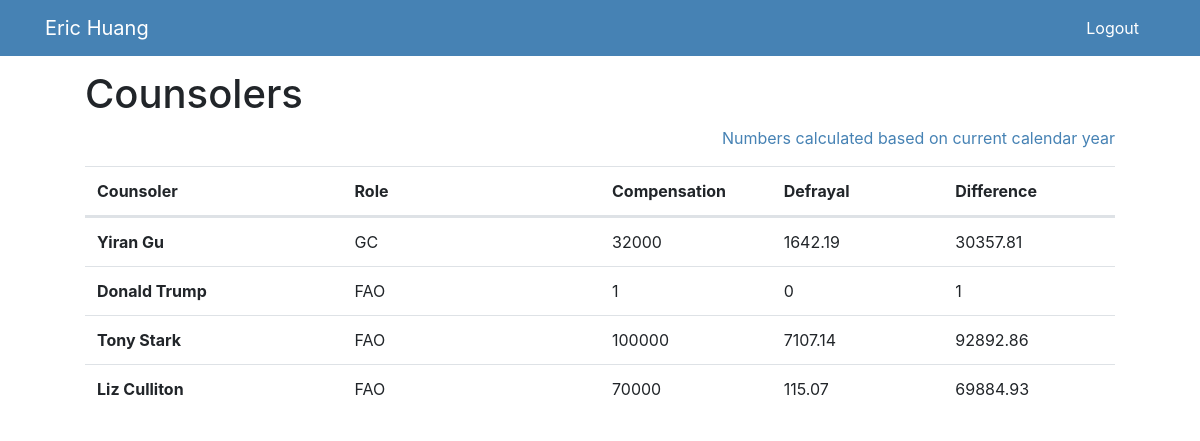
The app's page / (signed in) with its own data.
### costcomp/models.py (models this page shows, shortened)
class Counsoler(models.Model):
    COUNSOLER_LEVEL = (
        ('GC', 'Grauate Coach'),
        ('FAO', 'Former Admissions Officer')
    )
    first = models.CharField(max_length=64)
    last = models.CharField(max_length=64)
    salary = models.IntegerField()
    guaranteed = models.IntegerField()
    level = models.CharField(max_length=3, choices=COUNSOLER_LEVEL, default='GC', blank=False)
    @property
    def total(self):
        return self.salary + self.guaranteed
    @property
    def curYearCost(self):
        startDate = date(date.today().year, 1, 1)
        endDate = date(date.today().year, 12, 31)
        if self.level == 'FAO':
            enrollments = Enrollment.objects.filter(fao__id=self.id, packStart__lt=endDate, packEnd__gt=startDate)
        elif self.level == 'GC':
            enrollments = Enrollment.objects.filter(gc__id=self.id, packStart__lt=endDate, packEnd__gt=startDate)
        totalCost = 0
        for enrollment in enrollments:
            enrollment.var = enrollment.cost(self, startDate, endDate)
            totalCost += enrollment.var
        return totalCost
    @property
    def compDefrDiff(self):
        return self.total - self.curYearCost

class Enrollment(models.Model):
    GC_Cost = 50    #GC hourly cost
    FAO_Cost = 100   #FAO hourly cost
    students = models.ManyToManyField(Student, related_name='enrollments')
    fao = models.ForeignKey(Counsoler, on_delete=models.PROTECT, related_name='faoEnrollments', limit_choices_to={'level':'FAO'}, blank=True, null=True)
    gc = models.ForeignKey(Counsoler, on_delete=models.PROTECT, related_name='gcEnrollments', limit_choices_to={'level':'GC'}, blank=True, null=True)
    package = models.ForeignKey(Package, on_delete=models.PROTECT, related_name='enrollments')
    packStart = models.DateField(default=date.today, blank=False)  #need enforce endDate no earlier than start
    packEnd = models.DateField(default=enddate_default, blank=False)
    faoStart = models.DateField(default=date.today, blank=True, null=True)
    faoEnd = models.DateField(default=enddate_default, blank=True, null=True)
    gcStart = models.DateField(default=date.today, blank=True, null=True)
    gcEnd = models.DateField(default=enddate_default, blank=True, null=True)
    var = models.FloatField(blank=True, null=True) #temprarily store enrollment instance cost to render on the webpage
    def cost(self, counsoler, startDate, endDate):
        packStart = self.packStart
        packEnd = self.packEnd
        if counsoler.level == 'GC':
            if self.gcEnd <= startDate or self.gcStart >= endDate:
                return 0
            else:
                gcStart = max(self.gcStart, startDate)
                gcEnd = min(self.gcEnd, endDate)
            if not self.package.courseHours:
                courseHours = 0
                studentCount = 1
            elif not self.fao:
                courseHours = self.package.courseHours
                studentCount = self.students.count()
            else:
                courseHours = 0
                studentCount = self.students.count()
            hours = self.package.gcHours * studentCount + courseHours
            cost = counsolerCost(self.GC_Cost, hours, gcStart, gcEnd, packStart, packEnd)
            return round(cost,2)
        elif counsoler.level == 'FAO':
            if self.faoEnd <= startDate or self.faoStart >= endDate:
                return 0
            else:
                faoStart = max(self.faoStart, startDate)
                faoEnd = min(self.faoEnd, endDate)
            if not self.package.courseHours:
               courseHours = 0
               studentCount = 1
            else:
               courseHours = self.package.courseHours
               studentCount = self.students.count()
            hours = self.package.faoHours * studentCount + courseHours
            cost = counsolerCost(self.FAO_Cost, hours, faoStart, faoEnd, packStart, packEnd)
            return round(cost,2)

class Package(models.Model):
    name = models.CharField(max_length=64, unique=True)
    gcHours = models.IntegerField(verbose_name='GC hours')
    faoHours = models.IntegerField(verbose_name='FAO hours')
    courseHours = models.IntegerField(blank=True, null=True)

### costcomp/views.py (the view)
# urls.py: path('', views.index, name='index'),
def index(request):
    if not request.user.is_authenticated:
        return render(request, "costcomp/login.html", {"message": "Here lies InGeniusPrep counsolers' deepest secrets!"})
    context = {
        "counsolers": Counsoler.objects.all()
    }
    return render(request, "costcomp/index.html", context)

### costcomp/models.py (called while the page is built)
def counsolerCost(hourlyCost, packageHours, counsolerStart, counsolerEnd, packageStart, packageEnd):
    cost = hourlyCost * packageHours * ((counsolerEnd-counsolerStart)/(packageEnd-packageStart))
    return cost

### costcomp/templates/costcomp/index.html (shortened to what this page needs)
{% extends "costcomp/base.html" %}
{% load static %}
{% load humanize %}
{% block body %}
    <nav style="background-color:steelblue;" class="navbar navbar-expand-lg fixed-top">
        <div class="container">
            <div class="navbar-brand text-white">{{user.first_name}} {{user.last_name}}</div>
            <div class="nav-item"><a class="nav-link text-white" href="{% url 'logout' %}">Logout</a></div>
        </div>
    </nav>
    <div class= "container">
        <h1>Counsolers</h1>
        <p style="float:right; color:steelblue;">Numbers calculated based on current calendar year</p>
        <table id="myTable" class="table table-hover">
            <thead>
                <tr class="d-flex">
                    <th scope="col" class="col-3" onclick="sortAlf(0)">Counsoler</th>
                    <th scope="col" class="col-3" onclick="sortAlf(1)">Role</th>
                    <th scope="col" class="col-2" onclick="sortNum(2)">Compensation</th>
                    <th scope="col" class="col-2" onclick="sortNum(3)">Defrayal</th>
                    <th scope="col" class="col-2" onclick="sortNum(4)">Difference</th>
                </tr>
            </thead>
            <tbody>
            {% for counsoler in counsolers %}
            <a href="{% url 'counsoler' counsoler.id %}">
            <tr class="d-flex" onclick="window.location='{{counsoler.id}}';">
                <td scope="row" class="col-3">
                   <b> {{counsoler.first}} {{counsoler.last}}</b>
                </td>
                <td class="col-3">{{counsoler.level}}</td>
                <td class="col-2">{{counsoler.total}}</td>
                <td class="col-2">{{counsoler.curYearCost}}</td>
                <td class="col-2">{{counsoler.compDefrDiff}}</td>
            </tr>
            {% endfor %}
            </tbody>
        </table>
    </div>
{% endblock %}

### records on screen
Counsoler: first "Yiran", last "Gu", level "GC", total "32000", curYearCost "1642.19", compDefrDiff "30357.81"
Counsoler: first "Donald", last "Trump", level "FAO", total "1", curYearCost "0", compDefrDiff "1"
Counsoler: first "Tony", last "Stark", level "FAO", total "100000", curYearCost "7107.14", compDefrDiff "92892.86"
Counsoler: first "Liz", last "Culliton", level "FAO", total "70000", curYearCost "115.07", compDefrDiff "69884.93"

### other values on screen
{{ user.first_name }} "Eric"
{{ user.last_name }} "Huang"
